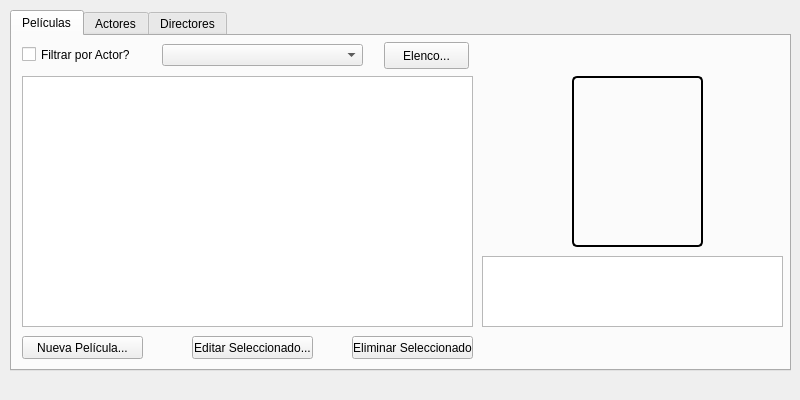
<?xml version="1.0" encoding="UTF-8"?>
<ui version="4.0">
 <class>MainWindow</class>
 <widget class="QMainWindow" name="MainWindow">
  <property name="geometry">
   <rect>
    <x>0</x>
    <y>0</y>
    <width>800</width>
    <height>400</height>
   </rect>
  </property>
  <property name="sizePolicy">
   <sizepolicy hsizetype="Fixed" vsizetype="Fixed">
    <horstretch>0</horstretch>
    <verstretch>0</verstretch>
   </sizepolicy>
  </property>
  <property name="windowTitle">
   <string>Administración</string>
  </property>
  <widget class="QWidget" name="centralwidget">
   <widget class="QTabWidget" name="tabWidget">
    <property name="geometry">
     <rect>
      <x>10</x>
      <y>10</y>
      <width>781</width>
      <height>361</height>
     </rect>
    </property>
    <property name="currentIndex">
     <number>0</number>
    </property>
    <widget class="QWidget" name="Peliculas">
     <attribute name="title">
      <string>Películas</string>
     </attribute>
     <widget class="QCheckBox" name="filter_actor_checkBox">
      <property name="geometry">
       <rect>
        <x>10</x>
        <y>10</y>
        <width>121</width>
        <height>17</height>
       </rect>
      </property>
      <property name="text">
       <string>Filtrar por Actor?</string>
      </property>
     </widget>
     <widget class="QComboBox" name="actor_filter_comboBox">
      <property name="geometry">
       <rect>
        <x>150</x>
        <y>8</y>
        <width>201</width>
        <height>22</height>
       </rect>
      </property>
     </widget>
     <widget class="QLabel" name="pelicula_image">
      <property name="geometry">
       <rect>
        <x>560</x>
        <y>40</y>
        <width>131</width>
        <height>171</height>
       </rect>
      </property>
      <property name="styleSheet">
       <string notr="true"> border-style: solid;
     border-width: 2px;
     border-radius: 5px;
     border-color: black;</string>
      </property>
      <property name="text">
       <string/>
      </property>
      <property name="scaledContents">
       <bool>true</bool>
      </property>
     </widget>
     <widget class="QPushButton" name="BNuevo">
      <property name="geometry">
       <rect>
        <x>10</x>
        <y>300</y>
        <width>121</width>
        <height>23</height>
       </rect>
      </property>
      <property name="text">
       <string>Nueva Película...</string>
      </property>
     </widget>
     <widget class="QPushButton" name="BEliminar">
      <property name="geometry">
       <rect>
        <x>340</x>
        <y>300</y>
        <width>121</width>
        <height>23</height>
       </rect>
      </property>
      <property name="text">
       <string>Eliminar Seleccionado</string>
      </property>
     </widget>
     <widget class="QPushButton" name="BEditar">
      <property name="geometry">
       <rect>
        <x>180</x>
        <y>300</y>
        <width>121</width>
        <height>23</height>
       </rect>
      </property>
      <property name="text">
       <string>Editar Seleccionado...</string>
      </property>
     </widget>
     <widget class="QTableWidget" name="tabla_peliculas">
      <property name="geometry">
       <rect>
        <x>10</x>
        <y>40</y>
        <width>451</width>
        <height>251</height>
       </rect>
      </property>
      <property name="selectionMode">
       <enum>QAbstractItemView::SingleSelection</enum>
      </property>
      <property name="selectionBehavior">
       <enum>QAbstractItemView::SelectRows</enum>
      </property>
     </widget>
     <widget class="QTextEdit" name="pelicula_description_text">
      <property name="enabled">
       <bool>true</bool>
      </property>
      <property name="geometry">
       <rect>
        <x>470</x>
        <y>220</y>
        <width>301</width>
        <height>71</height>
       </rect>
      </property>
      <property name="textInteractionFlags">
       <set>Qt::TextSelectableByKeyboard|Qt::TextSelectableByMouse</set>
      </property>
     </widget>
     <widget class="QLabel" name="pelicula_name_label">
      <property name="geometry">
       <rect>
        <x>490</x>
        <y>10</y>
        <width>251</width>
        <height>31</height>
       </rect>
      </property>
      <property name="font">
       <font>
        <pointsize>14</pointsize>
        <weight>75</weight>
        <bold>true</bold>
       </font>
      </property>
      <property name="text">
       <string/>
      </property>
      <property name="alignment">
       <set>Qt::AlignCenter</set>
      </property>
     </widget>
     <widget class="QPushButton" name="pushButton">
      <property name="geometry">
       <rect>
        <x>372</x>
        <y>6</y>
        <width>85</width>
        <height>27</height>
       </rect>
      </property>
      <property name="text">
       <string>Elenco...</string>
      </property>
     </widget>
    </widget>
    <widget class="QWidget" name="Actores">
     <attribute name="title">
      <string>Actores</string>
     </attribute>
     <widget class="QLabel" name="actor_image">
      <property name="geometry">
       <rect>
        <x>540</x>
        <y>40</y>
        <width>171</width>
        <height>251</height>
       </rect>
      </property>
      <property name="styleSheet">
       <string notr="true"> border-style: solid;
     border-width: 2px;
     border-radius: 5px;
     border-color: black;</string>
      </property>
      <property name="text">
       <string/>
      </property>
      <property name="scaledContents">
       <bool>true</bool>
      </property>
     </widget>
     <widget class="QPushButton" name="BEliminar_2">
      <property name="geometry">
       <rect>
        <x>340</x>
        <y>300</y>
        <width>121</width>
        <height>23</height>
       </rect>
      </property>
      <property name="text">
       <string>Eliminar Seleccionado</string>
      </property>
     </widget>
     <widget class="QPushButton" name="BEditar_2">
      <property name="geometry">
       <rect>
        <x>180</x>
        <y>300</y>
        <width>121</width>
        <height>23</height>
       </rect>
      </property>
      <property name="text">
       <string>Editar Seleccionado...</string>
      </property>
     </widget>
     <widget class="QComboBox" name="movie_filter_comboBox">
      <property name="geometry">
       <rect>
        <x>150</x>
        <y>8</y>
        <width>311</width>
        <height>22</height>
       </rect>
      </property>
     </widget>
     <widget class="QCheckBox" name="filter_pelicula_checkBox">
      <property name="geometry">
       <rect>
        <x>10</x>
        <y>10</y>
        <width>131</width>
        <height>17</height>
       </rect>
      </property>
      <property name="text">
       <string>Filtrar por película?</string>
      </property>
     </widget>
     <widget class="QPushButton" name="BNuevo_2">
      <property name="geometry">
       <rect>
        <x>10</x>
        <y>300</y>
        <width>121</width>
        <height>23</height>
       </rect>
      </property>
      <property name="text">
       <string>Nuevo Actor...</string>
      </property>
     </widget>
     <widget class="QTableWidget" name="tabla_actores">
      <property name="geometry">
       <rect>
        <x>10</x>
        <y>40</y>
        <width>451</width>
        <height>251</height>
       </rect>
      </property>
      <property name="selectionMode">
       <enum>QAbstractItemView::SingleSelection</enum>
      </property>
      <property name="selectionBehavior">
       <enum>QAbstractItemView::SelectRows</enum>
      </property>
     </widget>
     <widget class="QLabel" name="actor_name_label">
      <property name="geometry">
       <rect>
        <x>500</x>
        <y>10</y>
        <width>251</width>
        <height>31</height>
       </rect>
      </property>
      <property name="font">
       <font>
        <pointsize>14</pointsize>
        <weight>75</weight>
        <bold>true</bold>
       </font>
      </property>
      <property name="text">
       <string/>
      </property>
      <property name="alignment">
       <set>Qt::AlignCenter</set>
      </property>
     </widget>
    </widget>
    <widget class="QWidget" name="Directores">
     <attribute name="title">
      <string>Directores</string>
     </attribute>
     <widget class="QPushButton" name="BNuevo_3">
      <property name="geometry">
       <rect>
        <x>10</x>
        <y>300</y>
        <width>121</width>
        <height>23</height>
       </rect>
      </property>
      <property name="text">
       <string>Nuevo Director...</string>
      </property>
     </widget>
     <widget class="QPushButton" name="BEditar_3">
      <property name="geometry">
       <rect>
        <x>180</x>
        <y>300</y>
        <width>121</width>
        <height>23</height>
       </rect>
      </property>
      <property name="text">
       <string>Editar Seleccionado...</string>
      </property>
     </widget>
     <widget class="QPushButton" name="BEliminar_3">
      <property name="geometry">
       <rect>
        <x>340</x>
        <y>300</y>
        <width>121</width>
        <height>23</height>
       </rect>
      </property>
      <property name="text">
       <string>Eliminar Seleccionado</string>
      </property>
     </widget>
     <widget class="QLabel" name="director_image">
      <property name="geometry">
       <rect>
        <x>540</x>
        <y>40</y>
        <width>171</width>
        <height>251</height>
       </rect>
      </property>
      <property name="styleSheet">
       <string notr="true"> border-style: solid;
     border-width: 2px;
     border-radius: 5px;
     border-color: black;</string>
      </property>
      <property name="text">
       <string/>
      </property>
      <property name="scaledContents">
       <bool>true</bool>
      </property>
     </widget>
     <widget class="QTableWidget" name="tabla_directores">
      <property name="geometry">
       <rect>
        <x>10</x>
        <y>40</y>
        <width>451</width>
        <height>251</height>
       </rect>
      </property>
      <property name="selectionMode">
       <enum>QAbstractItemView::SingleSelection</enum>
      </property>
      <property name="selectionBehavior">
       <enum>QAbstractItemView::SelectRows</enum>
      </property>
     </widget>
     <widget class="QLabel" name="director_name_label">
      <property name="geometry">
       <rect>
        <x>500</x>
        <y>10</y>
        <width>251</width>
        <height>31</height>
       </rect>
      </property>
      <property name="font">
       <font>
        <pointsize>14</pointsize>
        <weight>75</weight>
        <bold>true</bold>
       </font>
      </property>
      <property name="text">
       <string/>
      </property>
      <property name="alignment">
       <set>Qt::AlignCenter</set>
      </property>
     </widget>
    </widget>
   </widget>
  </widget>
  <widget class="QMenuBar" name="menubar">
   <property name="geometry">
    <rect>
     <x>0</x>
     <y>0</y>
     <width>800</width>
     <height>23</height>
    </rect>
   </property>
  </widget>
 </widget>
 <resources/>
 <connections/>
</ui>
